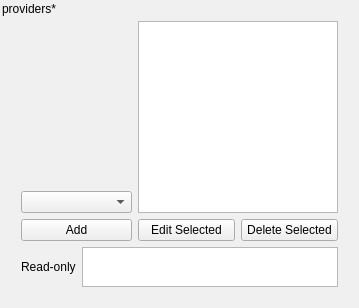
                 <widget class="QGroupBox" name="groupBoxMap_3">
                  <property name="styleSheet">
                   <string notr="true">
                      QGroupBox {
                        background-color: rgba(240, 240, 240, 1);  /* change to your desired color */
                        border: 0px solid #ffffffff;     /* optional: border styling */
                        border-radius: 6px;         /* optional: rounded corners */
                        margin-top: 1.5em; /* reserve space for the title */
                        padding: 10px; 
                      }
                    </string>
                  </property>
                  <property name="title">
                   <string>providers*</string>
                  </property>
                  <layout class="QGridLayout" name="gridLayout_13">
                   <item row="0" column="0">
                    <layout class="QHBoxLayout" name="_51">
                     <item>
                      <layout class="QVBoxLayout" name="_52">
                       <item>
                        <spacer name="verticalSpacer_10">
                         <property name="orientation">
                          <enum>Qt::Vertical</enum>
                         </property>
                         <property name="sizeHint" stdset="0">
                          <size>
                           <width>20</width>
                           <height>40</height>
                          </size>
                         </property>
                        </spacer>
                       </item>
                       <item>
                        <layout class="QVBoxLayout" name="_53">
                         <item>
                          <layout class="QHBoxLayout" name="_54">
                           <item>
                            <widget class="QComboBox" name="comboBoxResProviderType"/>
                           </item>
                          </layout>
                         </item>
                         <item>
                          <widget class="QPushButton" name="addResProviderButton">
                           <property name="text">
                            <string>Add</string>
                           </property>
                          </widget>
                         </item>
                        </layout>
                       </item>
                      </layout>
                     </item>
                     <item>
                      <layout class="QVBoxLayout" name="_55">
                       <item>
                        <widget class="QListWidget" name="listWidgetResProvider">
                         <property name="maximumSize">
                          <size>
                           <width>200</width>
                           <height>300</height>
                          </size>
                         </property>
                        </widget>
                       </item>
                       <item>
                        <layout class="QHBoxLayout" name="_56">
                         <item>
                          <widget class="QPushButton" name="editResProviderButton">
                           <property name="text">
                            <string>Edit Selected</string>
                           </property>
                          </widget>
                         </item>
                         <item>
                          <widget class="QPushButton" name="deleteResProviderButton">
                           <property name="text">
                            <string>Delete Selected</string>
                           </property>
                          </widget>
                         </item>
                        </layout>
                       </item>
                      </layout>
                     </item>
                    </layout>
                   </item>
                   <item row="1" column="0">
                    <layout class="QHBoxLayout" name="_57">
                     <item>
                      <widget class="QLabel" name="label_68">
                       <property name="text">
                        <string>Read-only</string>
                       </property>
                      </widget>
                     </item>
                     <item>
                      <widget class="QListWidget" name="listWidgetResReadOnlyProviders">
                       <property name="maximumSize">
                        <size>
                         <width>1000</width>
                         <height>40</height>
                        </size>
                       </property>
                       <property name="editTriggers">
                        <set>QAbstractItemView::NoEditTriggers</set>
                       </property>
                      </widget>
                     </item>
                    </layout>
                   </item>
                  </layout>
                 </widget>
